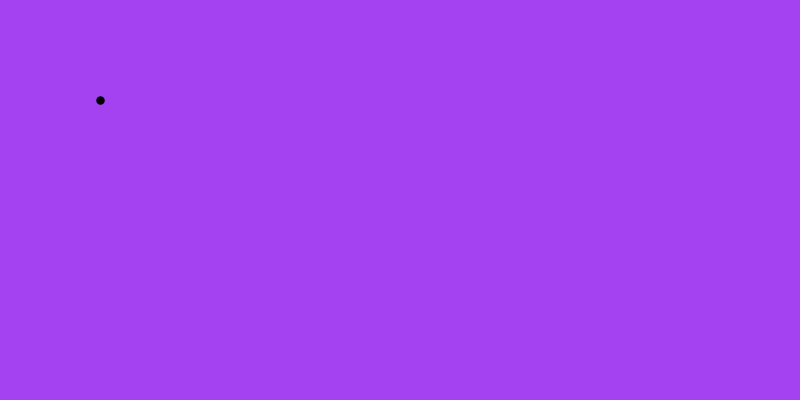
Frame 1 (no input)
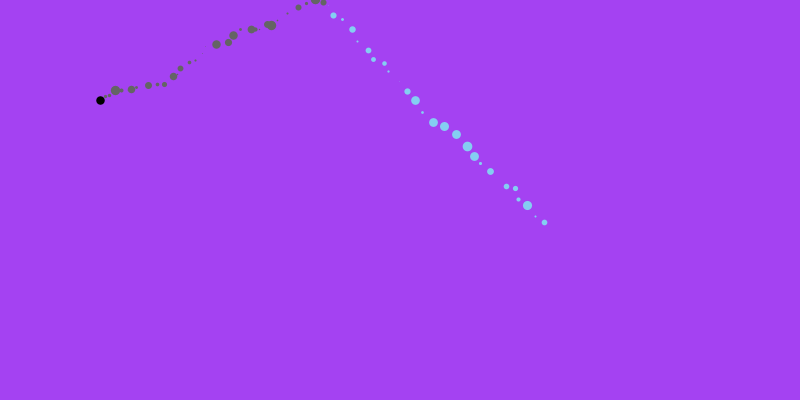
Frame 60 (the mouse pressed at the canvas centre just before this capture)
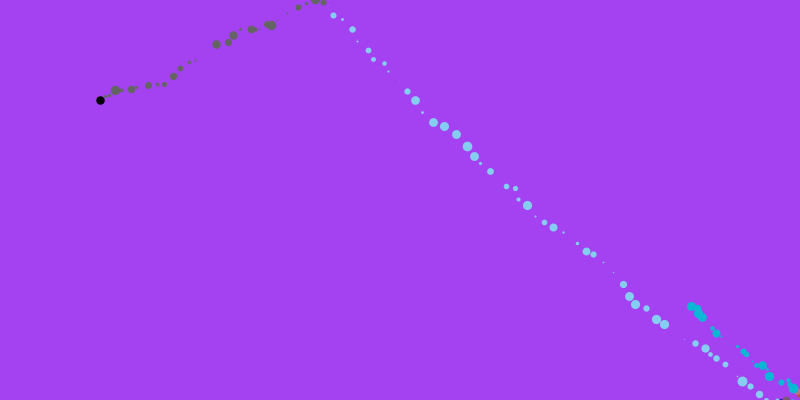
Frame 120 (the mouse held since frame 60 and released just before this capture)

The Processing sketch that drew these frames (run headless with seeded random() and noise(); from frame 60 on, the mouse is pressed at the canvas centre):

// Processing sketch: Exercise_extra_drawsketch
// ── Exercise_extra_drawsketch.pde
float x = 100;
float y = 100;
float dirx = 1;
float diry = 1;
float colorG = 100;
float colorB = 100;
float colorR = 100;
float backC1 = random(255);
float backC2 = random(255);
float backC3 = random(255);

void setup() {
  background(backC1, backC2, backC3);
  size(800, 400);
  //frameRate(200);
  
}

void draw() {
  float speed = random(1, 3);
  strokeWeight(random(10));
  point(x, y);

  stroke(colorG, colorB, colorR);

  if ((x >= width) || (x <= 0) || (y >= height) || (y <= 0)) {
    colorG = random(255);
    colorB = random(255);
    colorR = random(255);
  }

  x = x + dirx*random(1, 10) +speed;
  y = y - diry*random(1, 10) +speed;

  if ((x >= width) || (x <= 0)) {
    dirx *= -1;
  } 
  if ((y >= height) || (y <= 0)) {
    diry *= -1;
  }
  x = constrain(x, -1, width+1);
  y = constrain(y, -1, height+1);
  println("x: " + x);
  println("y: " + y);
}

void keyPressed() {
  background(backC1, backC2, backC3);
  backC1 = random(255);
  backC2 = random(255);
  backC3 = random(255);
}
